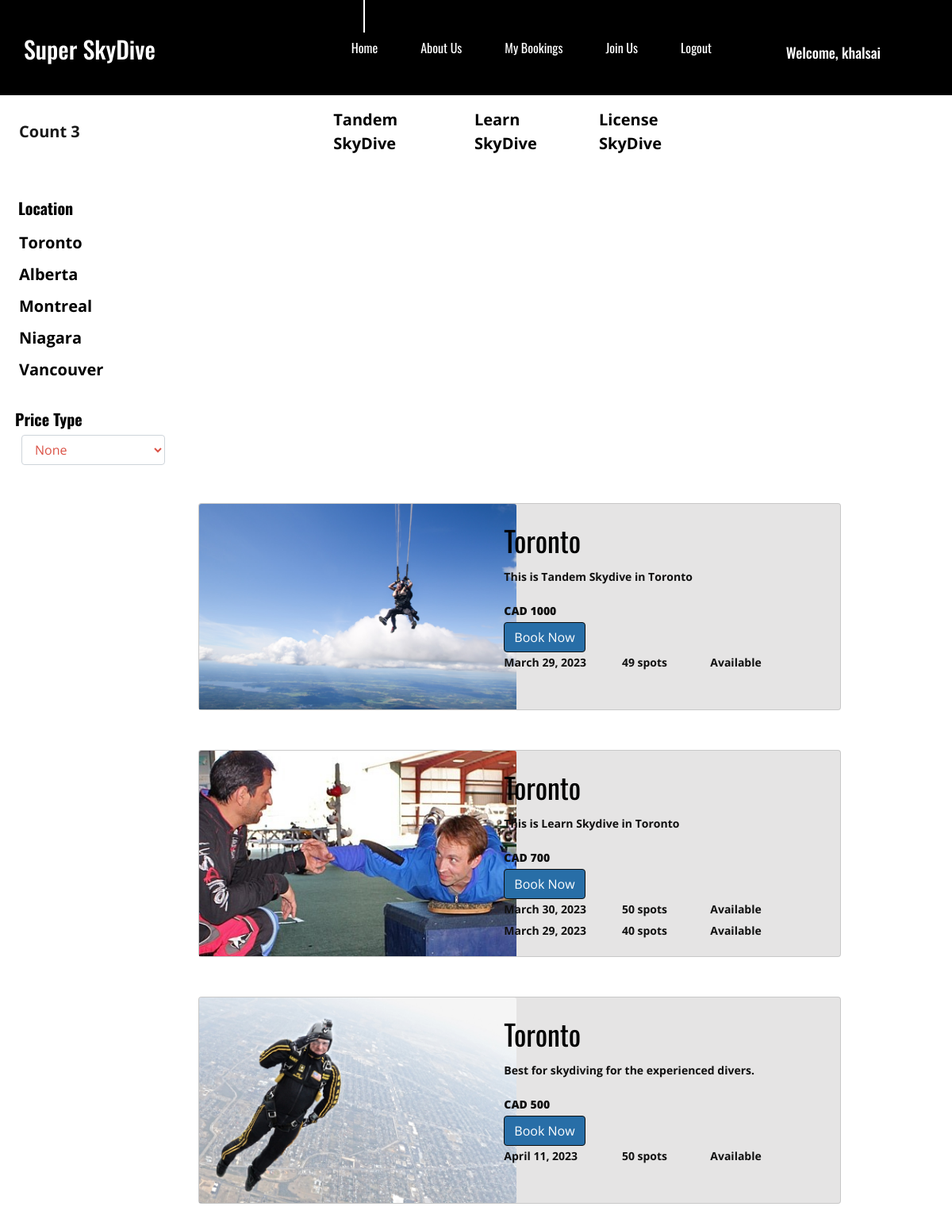
The page /skydive/search/Toronto (signed in) on the database its author committed.
### skydive/models.py (models this page shows, shortened)
class Destination(models.Model):
    id = models.IntegerField(primary_key=True)
    province = models.CharField(max_length=20)
    img = models.ImageField(upload_to='pics')
    number = models.IntegerField(default=50)

class Destination_desc(models.Model):
    dest_id = models.AutoField(primary_key=True)
    province = models.CharField(max_length=20)
    price = models.IntegerField(default=2000)
    rating = models.IntegerField(default=5)
    desc = models.TextField()
    img_destin = models.ImageField(upload_to='pics')
    type_skydive = models.CharField(max_length=50, choices=SKYDIVE_TYPE)
    curr = models.CharField(max_length=10, choices=CURR_TYPE, default='cad')

class Reservation(models.Model):
    date_available = models.DateField(null=False, blank=False)
    spots_total = models.IntegerField(null=True, default=50)
    spots_free = models.IntegerField(null=True, default=50)
    destination = models.ForeignKey(Destination, related_name="destin", on_delete=models.CASCADE)
    type_skydive = models.CharField(max_length=50, choices=SKYDIVE_TYPE, default='tandemskydive')

### skydive/views.py (the view)
# urls.py: path('skydive/search/<str:destination>', views.search_loc, name='search_loc'),
def search_loc(request, destination):
    loc_desc_list = Destination_desc.objects.filter(province=destination)
    loc_list = Destination.objects.all()
    available_list = Reservation.objects.filter(destination__province=destination)
    return render(request, 'skydive/search.html', {'loc_desc_list': loc_desc_list, 'loc_list': loc_list,
                                                   'available_list': available_list, 'search_item': 'province'})

### skydive/templates/skydive/search.html (shortened to what this page needs)
    {% load static %}
    <!DOCTYPE html>
    <html lang="en">
    <head>
        <link rel="stylesheet" type="text/css" href="{% static 'styles/custom.css' %}">
        <link rel="stylesheet" type="text/css" href="{% static 'styles/bootstrap4/bootstrap.min.css' %}">
        <link href="{% static 'plugins/font-awesome-4.7.0/css/font-awesome.min.css' %}" rel="stylesheet" type="text/css">
        <link rel="stylesheet" type="text/css" href="{% static 'plugins/OwlCarousel2-2.2.1/owl.carousel.css' %}">
        <link rel="stylesheet" type="text/css" href="{% static 'plugins/OwlCarousel2-2.2.1/owl.theme.default.css' %}">
        <link rel="stylesheet" type="text/css" href="{% static 'plugins/OwlCarousel2-2.2.1/animate.css' %}">
        <link rel="stylesheet" type="text/css" href="{% static 'styles/main_styles.css' %}">
        <link rel="stylesheet" type="text/css" href="{% static 'styles/search.css' %}">
    </head>
    <body>
<header class="header">
		<div class="container">
			<div class="row">
				<div class="col">
					<div class="header_content d-flex flex-row align-items-center justify-content-start">
						<div class="header_content_inner d-flex flex-row align-items-end justify-content-start">
							<div class="logo"><a href="">Super SkyDive</a></div>
							<nav class="main_nav">
								<ul class="d-flex flex-row align-items-start justify-content-start">
									<li class="active"><a href="">Home</a></li>
									<li><a href="{%url 'skydive:about'  %}">About Us</a></li>
									<li><a href="{%url 'skydive:mybookings'  %}">My Bookings</a></li>
									<li><a href="{%url 'skydive:joinus'  %}">Join Us</a></li>
									{% if user.is_authenticated %}
										<li><a href="{%url 'skydive:logout'  %}">Logout</a></li>
									{% else %}
										<li><a href="{%url 'skydive:register'  %}">Register</a></li>
										<li><a href="{%url 'skydive:login'  %}">Login</a></li>
									{% endif %}
								</ul>
							</nav>
							{% if user.is_authenticated %}
								<div class="header_phone ml-auto">Welcome, {{user.username }}</div>
							{% else %}
								<div class="header_phone ml-auto">
									<a style="color: white; font-size:xx-large;" href="https://www.instagram.com/skydiving_gear_canada/?igshid=YmMyMTA2M2Y%3D" target="_blank">
										<i class="fa fa-instagram" aria-hidden="false"></i>
									</a>
								</div>
							{% endif %}
						</div>
					</div>
				</div>
			</div>
		</div>
	</header>
<div style="margin-top: 115px">
     <nav class="navbar navbar-expand-sm navbar-light bg-white border-bottom">
        <a class="navbar-brand ml-2 font-weight-bold" href="#">Count {{ loc_desc_list.count }} </a>
        <div class="collapse navbar-collapse" id="navbarColor" style="padding-right: 280px" >
            <ul class="navbar-nav">
                <li class="nav-item"><a class="nav-link" href="{% url 'skydive:type_skydive' 'tandemskydive' 1 %}">Tandem SkyDive</a> </li>
                <li class="nav-item"><a class="nav-link" href="{% url 'skydive:type_skydive' 'learnskydive' 2 %}">Learn SkyDive</a> </li>
                <li class="nav-item"><a class="nav-link" href="{% url 'skydive:type_skydive' 'licenseskydive' 3 %}">License SkyDive</a> </li>
            </ul>
        </div>
    </nav>
</div>
    <section id="sidebar">
        <div>
            <h6 class="p-1 border-bottom" style="font-size: 20px;font-weight: bold">Location</h6>
            {% for loc in loc_list %}
            <ul>
                <li><a href="{% url 'skydive:search_loc' loc.province %}">{{ loc.province }}</a></li>
            </ul>
            {% endfor %}
        </div>
        <div>
            <h6 style="font-size: 20px;font-weight: bold;padding-top: 30px">Price Type</h6>
            <form action="{% url 'skydive:search' %}" class="ml-md-2" method="GET">
                <select name="price" class="form-control" style="width: 85%" onchange="this.form.submit()" >
                    <option value="1">None</option>
               </select>
            </form>
        </div>
    </section>
    <div id="products">
    <div class="container mt-5">
        {% for loc_desc in loc_desc_list %}
          <div class="card mt-4" style="margin-bottom: 50px">
               <div class="row">
                     <div class="col-md-4">
                          <img src={{ loc_desc.img_destin.url }} class="card-img-top">
                     </div>
                     <div class="col-md-8">
                        <div class="card-body" style="padding-left: 105px">
                            <h3 class="card-title mt-3"> {{ loc_desc.province }}</h3>
                            <p>{{ loc_desc.desc }} </p>
                            <p><b>{{ loc_desc.curr| upper }} {{ loc_desc.price }}</b></p>
                            <a href="{% url 'skydive:booking' loc_desc.dest_id %}"><button class="btn btn-success">Book Now</button></a>
                         {% for avail in available_list %}
                            {% if search_item == 'province' %}
                            <div class="row">
                            {% if loc_desc.type_skydive == avail.type_skydive %}
                                 <div class="col-4">
                                     <p>{{ avail.date_available }} </p>
                                 </div>
                                <div class="col-3">
                                     <p>{{ avail.spots_free }} spots </p>
                                </div>
                                {% if avail.spots_free > 0 %}
                                    <div class="col-3">
                                           <p> Available</p>
                                    </div>
                                 {% else %}
                                    <div class="col-3">
                                     <p> No spots available</p>
                                    </div>
                                {% endif %}
                            {% endif %}
                            </div>
                        {% endif %}
                        {% endfor %}
                        </div>
                     </div>
            </div>
        </div>
        {% endfor %}
       </div>
    </div>
    </body>
    </html>

### static/styles/custom.css (style rules this page uses)
.navbar-light .navbar-nav .nav-link { color: rgba(0,0,0,1) !important; font-weight: bold; font-size: 20px; }

### static/styles/main_styles.css (style rules this page uses)
* { margin: 0; padding: 0; -webkit-font-smoothing: antialiased; -webkit-text-shadow: rgba(0,0,0,.01) 0 0 1px; text-shadow: rgba(0,0,0,.01) 0 0 1px; }
body { font-family: 'Open Sans', sans-serif; font-size: 14px; font-weight: 400; background: #FFFFFF; color: #a5a5a5; }
div { display: block; position: relative; -webkit-box-sizing: border-box; -moz-box-sizing: border-box; box-sizing: border-box; }
ul { list-style: none; margin-bottom: 0px; }
p { font-family: 'Open Sans', sans-serif; font-size: 14px; line-height: 1.9285; font-weight: 700; color: #101010; -webkit-font-smoothing: antialiased; -webkit-text-shadow: rgba(0,0,0,.01) 0 0 1px; text-shadow: rgba(0,0,0,.01) 0 0 1px; }
p:last-of-type { margin-bottom: 0; }
a, a:hover, a:visited, a:active, a:link { text-decoration: none; -webkit-font-smoothing: antialiased; -webkit-text-shadow: rgba(0,0,0,.01) 0 0 1px; text-shadow: rgba(0,0,0,.01) 0 0 1px; }
h3 { font-size: 36px; }
h1, h2, h3, h4, h5, h6 { font-family: 'Oswald', sans-serif; font-weight: 400; -webkit-font-smoothing: antialiased; -webkit-text-shadow: rgba(0,0,0,.01) 0 0 1px; text-shadow: rgba(0,0,0,.01) 0 0 1px; }
.form-control { color: #db5246; }
section { display: block; position: relative; box-sizing: border-box; }
.header { position: fixed; background-color: black !important; top: 0; left: 0; width: 100%; z-index: 100; -webkit-transition: all 200ms ease; -moz-transition: all 200ms ease; -ms-transition: all 200ms ease; -o-transition: all 200ms ease; transition: all 200ms ease; }
.header_content { width: 100%; height: 120px; -webkit-transition: all 200ms ease; -moz-transition: all 200ms ease; -ms-transition: all 200ms ease; -o-transition: all 200ms ease; transition: all 200ms ease; }
.header_content_inner { width: 100%; }
.logo a { font-family: 'Oswald', sans-serif; font-size: 30px; font-weight: 500; color: #FFFFFF; line-height: 0.75; }
.main_nav { margin-left: 242px; }
.main_nav ul li { position: relative; }
.main_nav ul li::after { display: block; position: absolute; left: 50%; -webkit-transform: translateX(-50%); -moz-transform: translateX(-50%); -ms-transform: translateX(-50%); -o-transform: translateX(-50%); transform: translateX(-50%); top: -104px; width: 2px; height: 0px; background: #FFFFFF; content: ''; visibility: hidden; opacity: 0; -webkit-transition: all 200ms ease; -moz-transition: all 200ms ease; -ms-transition: all 200ms ease; -o-transition: all 200ms ease; transition: all 200ms ease; }
.main_nav ul li.active::after, .main_nav ul li:hover::after { height: 100px; visibility: visible; opacity: 1; }
.main_nav ul li:not(:last-child) { margin-right: 54px; }
.main_nav ul li a { font-family: 'Oswald', sans-serif; font-size: 16px; font-weight: 400; color: #FFFFFF; white-space: nowrap; }
.header_phone { margin-right: 60px; font-family: 'Oswald', sans-serif; font-size: 18px; font-weight: 500; color: #FFFFFF; }

### static/styles/search.css (style rules this page uses)
* { box-sizing: border-box; }
body { color: black; }
#sidebar { padding-top: 29px; width: 20%; padding-left: 19px; margin: 0; float: left; }
#products { width: 70%; padding: 0px !important; margin: 0; float: right; margin-right: 125px; }
ul { list-style: none; padding: 5px; font-size: 20px; font-weight: bold; }
li a { color: black; text-decoration: none; }
@media (min-width:991px) { .navbar-nav { margin-left: 35%; } }
@media (min-width:991px) { .nav-item { padding-left: 20px; } }
@media (min-width:991px) { .card-img-top { width: 400px; height: 259px; object-fit: cover; } }

### rows shown on the page
Destination: province "Toronto"
Destination: province "Alberta"
Destination: province "Montreal"
Destination: province "Niagara"
Destination: province "Vancouver"
Destination_desc: img_destin (picture), province "Toronto", desc "This is Tandem Skydive in Toronto", curr "CAD", price "1000"
Reservation: date_available "March 29, 2023", spots_free "49", shows "Available"
Destination_desc: img_destin (picture), province "Toronto", desc "This is Learn Skydive in Toronto", curr "CAD", price "700"
Reservation: date_available "March 30, 2023", spots_free "50", shows "Available"
Reservation: date_available "March 29, 2023", spots_free "40", shows "Available"
Destination_desc: img_destin (picture), province "Toronto", desc "Best for skydiving for the experienced divers.", curr "CAD", price "500"
Reservation: date_available "April 11, 2023", spots_free "50", shows "Available"

### other values the page prints
{{ user.username }} "khalsai"
{{ loc_desc_list.count }} "3"
